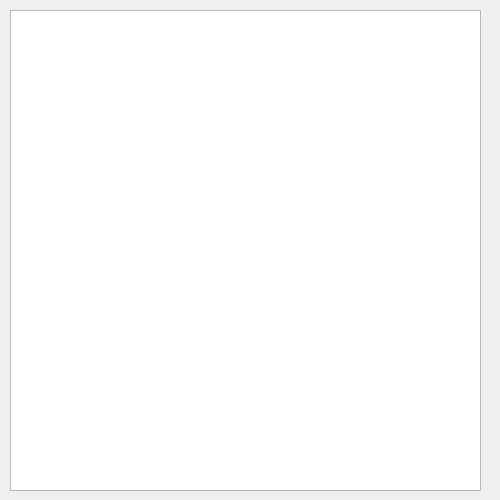
<?xml version="1.0" encoding="UTF-8"?>
<ui version="4.0">
 <class>ServerManager</class>
 <widget class="QWidget" name="ServerManager">
  <property name="geometry">
   <rect>
    <x>0</x>
    <y>0</y>
    <width>500</width>
    <height>500</height>
   </rect>
  </property>
  <property name="windowTitle">
   <string>Form</string>
  </property>
  <widget class="QTextBrowser" name="textBrowser">
   <property name="geometry">
    <rect>
     <x>10</x>
     <y>10</y>
     <width>471</width>
     <height>481</height>
    </rect>
   </property>
  </widget>
 </widget>
 <resources/>
 <connections/>
</ui>
